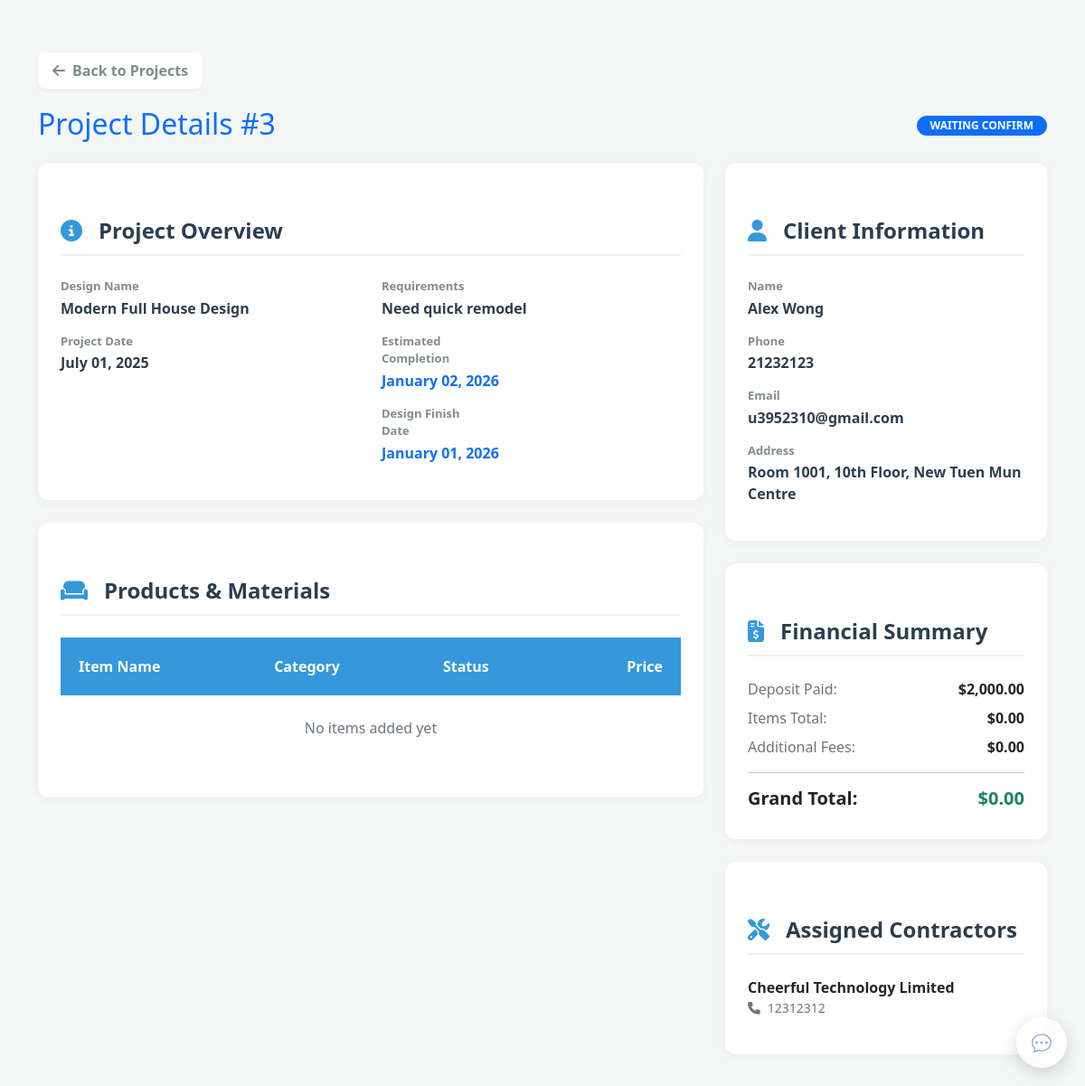
Page /order_full_details.php?id=3 (signed in) on the committed database.
### tables this page shows
CREATE TABLE `Order` (
  `orderid` int NOT NULL AUTO_INCREMENT,
  `odate` datetime NOT NULL,
  `clientid` int NOT NULL,
  `budget` decimal(10,2) DEFAULT NULL,
  `deposit` decimal(10,2) NOT NULL DEFAULT 2000.00,
  `payment_id` int DEFAULT NULL,
  `cost` decimal(10,2) DEFAULT NULL,
  `gross_floor_area` decimal(10,2) DEFAULT NULL,
  `Requirements` varchar(255) DEFAULT NULL,
  `deposit_amount` DECIMAL(10,2) DEFAULT 0.00,
  `final_payment` DECIMAL(10,2) DEFAULT 0.00,
  `designid` int NOT NULL,
  `ostatus` ENUM('waiting confirm', 'designing', 'reviewing design proposal', 'waiting for review design', 'drafting 2nd proposal', 'waiting client review', 'waiting 2nd design phase payment', 'waiting final design phase payment' , 'waiting 1st construction phase payment', 'complete', 'rejected','Coordinating Contractors','preparing', 'waiting client reassignment', 'waiting client confirm construction date', 'In construction', 'waiting for construction payment', 'waiting for start construction',
    'Waiting for inspection', 'inspection_completed', 'inspection_failed') DEFAULT 'waiting confirm',
  `payment_plan` ENUM('full', 'installment_25', 'installment_50') DEFAULT 'full',
  `actual_completion_date` DATE DEFAULT NULL,
  `inspection_date` DATETIME NULL DEFAULT NULL,
  `inspection_status` ENUM('pending', 'accepted', 'rejected', 'client_suggested') DEFAULT NULL,
  `client_suggested_date` DATETIME NULL DEFAULT NULL,
  `designedPicture` VARCHAR(500) DEFAULT NULL,
  `supplierid` int DEFAULT NULL,
  `supplier_status` ENUM('Pending', 'Accepted', 'Rejected') DEFAULT 'Pending',
  `reassignment_status` ENUM('Accepted', 'Pending', 'Rejected') DEFAULT Null,
  `created_at` TIMESTAMP DEFAULT CURRENT_TIMESTAMP,
  `updated_at` TIMESTAMP DEFAULT CURRENT_TIMESTAMP ON UPDATE CURRENT_TIMESTAMP,
  PRIMARY KEY (`orderid`),
  KEY `clientid_pk_idx` (`clientid`),
  KEY `designid_pk_idx` (`designid`),
  KEY `payment_id_idx` (`payment_id`),
  KEY `supplierid_order_idx` (`supplierid`),
  CONSTRAINT `clientid_pk` FOREIGN KEY (`clientid`) REFERENCES `Client` (`clientid`),
  CONSTRAINT `designid_pk` FOREIGN KEY (`designid`) REFERENCES `Design` (`designid`),
  CONSTRAINT `fk_order_payment_id` FOREIGN KEY (`payment_id`) REFERENCES `OrderPayment` (`payment_id`) ON DELETE SET NULL,
  CONSTRAINT `fk_order_supplier` FOREIGN KEY (`supplierid`) REFERENCES `Supplier` (`supplierid`) ON DELETE SET NULL
);

CREATE TABLE `Design` (
  `designid` int NOT NULL AUTO_INCREMENT,
  `designName` VARCHAR(255) NOT NULL,
  `expect_price` int NOT NULL,
  `description` TEXT DEFAULT NULL,
  `tag` TEXT NOT NULL,
  `likes` int NOT NULL,
  `designerid` int NOT NULL,
  `supplierid` int NOT NULL,
  PRIMARY KEY (`designid`),
  KEY `designerid_pk_idx` (`designerid`),
  CONSTRAINT `designerid_pk` FOREIGN KEY (`designerid`) REFERENCES `Designer` (`designerid`),
  CONSTRAINT `supplierid_pk` FOREIGN KEY (`supplierid`) REFERENCES `Supplier` (`supplierid`)
);

CREATE TABLE `Schedule` (
  `scheduleid` int NOT NULL AUTO_INCREMENT,
  `managerid` int NOT NULL,
  `OrderFinishDate` date DEFAULT NULL,
  `DesignFinishDate` date DEFAULT NULL,
  `orderid` int NOT NULL,
  `construction_start_date` date DEFAULT NULL,
   `construction_end_date` date DEFAULT NULL,
   `construction_date_status` ENUM('pending', 'accepted', 'rejected') DEFAULT 'pending',
    `current_version` INT DEFAULT 1,
    `parent_schedule_id` INT DEFAULT NULL,
  PRIMARY KEY (`scheduleid`),
  KEY `orderid_pk_idx` (`orderid`),
  KEY `managerid_pk_idx` (`managerid`),
  CONSTRAINT `managerid_fk` FOREIGN KEY (`managerid`) REFERENCES `Manager` (`managerid`),
  CONSTRAINT `orderid_fk` FOREIGN KEY (`orderid`) REFERENCES `Order` (`orderid`)
);

CREATE TABLE `Client` (
  `clientid` int NOT NULL AUTO_INCREMENT,
  `cname` varchar(255) NOT NULL,
  `ctel` varchar(32) DEFAULT NULL,
  `cemail` varchar(255) DEFAULT NULL,
  `cpassword` varchar(255) NOT NULL,
  `address` varchar(255) DEFAULT NULL,
  `budget` int NOT NULL,
  `Floor_Plan` VARCHAR(500) DEFAULT NULL,
  `payment_method` JSON DEFAULT NULL,
  `remember_token` VARCHAR(64) DEFAULT NULL,
  PRIMARY KEY (`clientid`)
);

CREATE TABLE `Order_Contractors` (
  `order_Contractorid` int NOT NULL AUTO_INCREMENT,
  `contractorid` int NOT NULL,
  `orderid` int NOT NULL,
  `managerid` int NOT NULL,
  PRIMARY KEY (`order_Contractorid`),
  KEY `contractorid_OC_idx1` (`contractorid`),
  KEY `orderid_OC_idx1` (`orderid`),
  KEY `managerid_OC_idx1` (`managerid`),
  CONSTRAINT `fk_OC_contractorid` FOREIGN KEY (`contractorid`) REFERENCES `Contractors` (`contractorid`),
  CONSTRAINT `fk_OC_orderid` FOREIGN KEY (`orderid`) REFERENCES `Order` (`orderid`),
  CONSTRAINT `fk_OC_managerid` FOREIGN KEY (`managerid`) REFERENCES `Manager` (`managerid`)
);

CREATE TABLE `Contractors` (
  `contractorid` int NOT NULL AUTO_INCREMENT,
  `cname` varchar(255) NOT NULL,
  `ctel` int DEFAULT NULL,
  `cemail` varchar(255) DEFAULT NULL,
  `cpassword` varchar(255) NOT NULL,
  `price` int DEFAULT NULL,
  `introduction` text DEFAULT NULL,
  `certification` VARCHAR(500) DEFAULT NULL,
  `managerid` int DEFAULT NULL,
  `remember_token` VARCHAR(64) DEFAULT NULL,
  PRIMARY KEY (`contractorid`),
  KEY `managerid_Contractors_idx` (`managerid`),
  CONSTRAINT `managerid_Contractors_fk` FOREIGN KEY (`managerid`) REFERENCES `Manager` (`managerid`)
);

### order_full_details.php (the view, shortened to what this page needs)
<?php
require_once __DIR__ .
'/config.php';
$orderId = isset($_GET['id']) ? intval($_GET['id']) : 0;
$isEmbed = isset($_GET['embed']) && $_GET['embed'] === '1';
$orderQuery = "SELECT o.*, c.cname, c.ctel, c.cemail, c.address, d.designName, d.description as designDesc,
               s.OrderFinishDate, s.DesignFinishDate, s.construction_start_date, s.construction_end_date, s.construction_date_status
               FROM `Order` o
               LEFT JOIN Client c ON o.clientid = c.clientid
               LEFT JOIN Design d ON o.designid = d.designid
               LEFT JOIN Schedule s ON o.orderid = s.orderid
               WHERE o.orderid = ?";
$stmt = $mysqli->prepare($orderQuery);
$stmt->bind_param("i", $orderId);
$stmt->execute();
$order = $stmt->get_result()->fetch_assoc();
$refQuery = "SELECT orf.*, p.pname, p.category, p.price as unit_price
             FROM OrderReference orf
             LEFT JOIN Product p ON orf.productid = p.productid
             WHERE orf.orderid = ?";
$stmt = $mysqli->prepare($refQuery);
$stmt->bind_param("i", $orderId);
$stmt->execute();
$references = $stmt->get_result()->fetch_all(MYSQLI_ASSOC);
$contractorQuery = "SELECT oc.*, con.cname as contractor_name, con.ctel as contractor_tel
                    FROM Order_Contractors oc
                    JOIN Contractors con ON oc.contractorid = con.contractorid
                    WHERE oc.orderid = ?";
$stmt = $mysqli->prepare($contractorQuery);
$stmt->bind_param("i", $orderId);
$stmt->execute();
$contractors = $stmt->get_result()->fetch_all(MYSQLI_ASSOC);
$productTotal = 0;
$feeTotal = 0;
$grandTotal = $productTotal + $feeTotal + ($order['cost'] ?? 0);
?>
<!DOCTYPE html>
<html lang="en">
<head>
    <link href="https://cdn.jsdelivr.net/npm/bootstrap@5.0.2/dist/css/bootstrap.min.css" rel="stylesheet">
    <link rel="stylesheet" href="https://cdnjs.cloudflare.com/ajax/libs/font-awesome/6.4.0/css/all.min.css">
    <link rel="stylesheet" href="css/styles.css">
</head>
<body>
    <main class="container mt-5">
            <a href="project_management.php<?= $isEmbed ? '?embed=1' : '' ?>" class="back-btn">
            <i class="fas fa-arrow-left me-2"></i> Back to Projects
        </a>
        <div class="d-flex justify-content-between align-items-center mb-4">
            <h2 class="mb-0 text-primary">Project Details #<?= $orderId ?></h2>
            <div>
                <span class="badge bg-primary status-badge">
                    <?= htmlspecialchars($order['ostatus']) ?>
                </span>
            </div>
        </div>
        <div class="row">
            <div class="col-lg-8">
                <div class="detail-card">
                    <div class="section-title">
                        <i class="fas fa-info-circle"></i> Project Overview
                    </div>
                    <div class="row">
                        <div class="col-md-6">
                            <div class="info-label">Design Name</div>
                            <div class="info-value"><?= htmlspecialchars($order['designName'] ?? 'Custom Request') ?>
                            </div>
                            <div class="info-label">Project Date</div>
                            <div class="info-value"><?= date('F d, Y', strtotime($order['odate'])) ?></div>
                        </div>
                        <div class="col-md-6">
                            <div class="info-label">Requirements</div>
                            <div class="info-value">
                                <?= nl2br(htmlspecialchars($order['Requirements'] ?? 'No specific requirements')) ?>
                            </div>
                            <div class="info-label">Estimated Completion</div>
                            <div class="info-value text-primary">
                                <?= $order['OrderFinishDate'] ? date('F d, Y', strtotime($order['OrderFinishDate'])) : 'TBD' ?>
                            </div>
                            <div class="info-label">Design Finish Date</div>
                            <div class="info-value text-primary">
                                <?= $order['DesignFinishDate'] ? date('F d, Y', strtotime($order['DesignFinishDate'])) : 'TBD' ?>
                            </div>
                        </div>
                    </div>
                </div>
                <div class="detail-card">
                    <div class="section-title">
                        <i class="fas fa-couch"></i> Products & Materials
                    </div>
                    <div class="table-responsive">
                        <table class="table align-middle">
                            <thead>
                                <tr>
                                    <th>Item Name</th>
                                    <th>Category</th>
                                    <th>Status</th>
                                    <th class="text-end">Price</th>
                                </tr>
                            </thead>
                            <tbody>
                                <?php if (empty($references)): ?>
                                    <tr>
                                        <td colspan="4" class="text-center py-4 text-muted">No items added yet</td>
                                    </tr>
                                <?php endif; ?>
                            </tbody>
                        </table>
                    </div>
                </div>
            </div>
            <div class="col-lg-4">
                <div class="detail-card">
                    <div class="section-title">
                        <i class="fas fa-user"></i> Client Information
                    </div>
                    <div class="info-label">Name</div>
                    <div class="info-value"><?= htmlspecialchars($order['cname']) ?></div>
                    <div class="info-label">Phone</div>
                    <div class="info-value"><?= htmlspecialchars($order['ctel']) ?></div>
                    <div class="info-label">Email</div>
                    <div class="info-value"><?= htmlspecialchars($order['cemail']) ?></div>
                    <div class="info-label">Address</div>
                    <div class="info-value"><?= htmlspecialchars($order['address'] ?? 'N/A') ?></div>
                </div>
                <div class="detail-card">
                    <div class="section-title">
                        <i class="fas fa-file-invoice-dollar"></i> Financial Summary
                    </div>
                    <div class="d-flex justify-content-between mb-2">
                        <span class="text-muted">Deposit Paid:</span>
                        <span class="fw-bold">$<?= number_format($order['deposit'], 2) ?></span>
                    </div>
                    <div class="d-flex justify-content-between mb-2">
                        <span class="text-muted">Items Total:</span>
                        <span class="fw-bold">$<?= number_format($productTotal, 2) ?></span>
                    </div>
                    <div class="d-flex justify-content-between mb-2">
                        <span class="text-muted">Additional Fees:</span>
                        <span class="fw-bold">$<?= number_format($feeTotal, 2) ?></span>
                    </div>
                    <hr>
                    <div class="d-flex justify-content-between">
                        <span class="h5 fw-bold">Grand Total:</span>
                        <span class="h5 fw-bold text-success">$<?= number_format($grandTotal, 2) ?></span>
                    </div>
                </div>
                <div class="detail-card">
                    <div class="section-title">
                        <i class="fas fa-tools"></i> Assigned Contractors
                    </div>
                    <?php if (empty($contractors)): ?>
                        <p class="text-muted small">No contractors assigned yet.</p>
                    <?php else: ?>
                        <?php foreach ($contractors as $con): ?>
                            <div class="mb-3">
                                <div class="fw-bold"><?= htmlspecialchars($con['contractor_name']) ?></div>
                                <div class="small text-muted"><i class="fas fa-phone me-1"></i>
                                    <?= htmlspecialchars($con['contractor_tel']) ?></div>
                            </div>
                        <?php endforeach; ?>
                    <?php endif; ?>
                </div>
            </div>
        </div>
    </main>
    <?php if (!$isEmbed): ?>
        <?php include __DIR__ . '/Public/chat_widget.php'; ?>
    <?php endif; ?>
</body>
</html>

### css/styles.css (style rules this page uses)
html, body { height: 100%; }
body { background-color: #f0f0f0; margin: 0; min-height: 100vh; display: flex; flex-direction: column; font-family: 'Segoe UI', Tahoma, Geneva, Verdana, sans-serif; }
main { flex: 1; padding: 10px 0; }
.table { width: 100%; border-collapse: collapse; background: white; }
.table thead { background: #3498db; }
.table th { color: white; font-weight: 600; padding: 1.25rem; text-align: left; border: none; }
.table td { padding: 1.25rem; border-bottom: 1px solid #eaeaea; vertical-align: middle; }
.table tbody tr { transition: all 0.2s ease; }
.table tbody tr:last-child td { border-bottom: none; }
.status-badge { display: inline-flex; align-items: center; gap: 0.5rem; padding: 0.5rem 1rem; border-radius: 20px; font-size: 0.875rem; font-weight: 500; white-space: nowrap; }
.section-title { color: #2c3e50; font-weight: 600; margin-bottom: 1rem; padding-bottom: 0.5rem; border-bottom: 2px solid #3498db; }
.info-label { font-weight: 600; width: 120px; color: #2c3e50; font-size: 0.95rem; }
.info-value { flex: 1; }

### css/chat.css (style rules this page uses)
:root { --chat-bg: #ffffff; --chat-muted: #6c757d; --chat-primary: #0b1b2b; --chat-accent: #4690ff; --chat-radius: 8px; --chat-gap: 8px; --chat-font: system-ui, -apple-system, "Segoe UI", Roboto, "Helvetica Neue", Arial; }
.section-title { color: #2c3e50; font-weight: 600; font-size: 1.5rem; margin-top: 2rem; margin-bottom: 1.5rem; padding-bottom: 0.5rem; border-bottom: 2px solid #ecf0f1; }
.section-title i { color: #3498db; margin-right: 0.5rem; }

### rows in the picture
order: ostatus "WAITING CONFIRM", designid.designName "Modern Full House Design", odate "July 01, 2025", Requirements "Need quick remodel", schedule.OrderFinishDate "January 02, 2026", schedule.DesignFinishDate "January 01, 2026", clientid.cname "Alex Wong", clientid.ctel "21232123", clientid.cemail "u3952310@gmail.com", clientid.address "Room 1001, 10th Floor, New Tuen Mun Centre", deposit "2,000.00", cost "0.00"
order_contractors: contractorid.cname "Cheerful Technology Limited", contractorid.ctel "12312312"

### other values in the picture
$orderId "3"
$productTotal "0.00"
$feeTotal "0.00"
